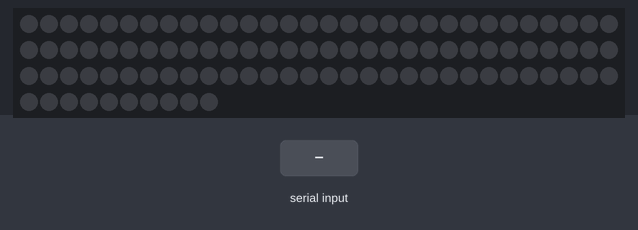
The sketch below on a simulated Arduino Uno, built with avr-gcc and run on an emulated ATmega328P. Parts: 100 RGB LEDs in strip order, left to right, continuing on the next row. Inputs (shaded band) come from the test bench. Dim RGB values are drawn brighter than linear.

Above: at 1.2 s.
1.3 s: byte 32 (0x20) received over Serial
At 1.53 s:
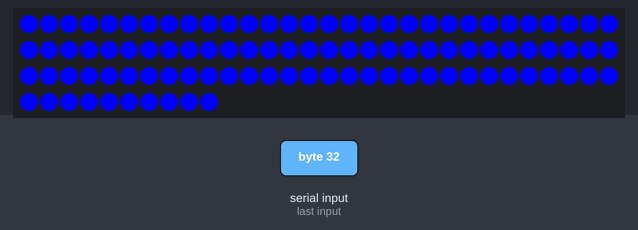
3.2 s: byte 20 (0x14) received over Serial
At 4.4 s:
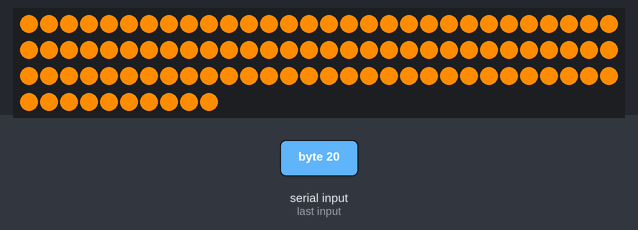
4.7 s: byte 21 (0x15) received over Serial
At 5.7 s:
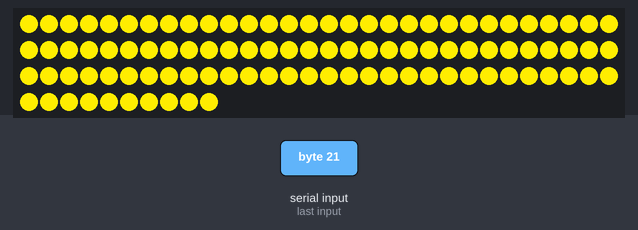
6.2 s: byte 22 (0x16) received over Serial
At 6.8 s:
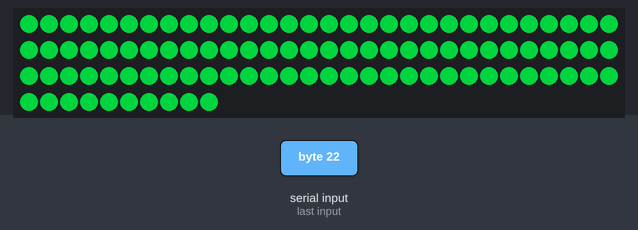
7.7 s: byte 24 (0x18) received over Serial
At 8.0 s:
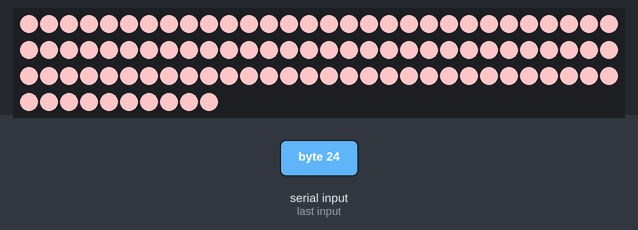
9.2 s: byte 25 (0x19) received over Serial
At 10.3 s:
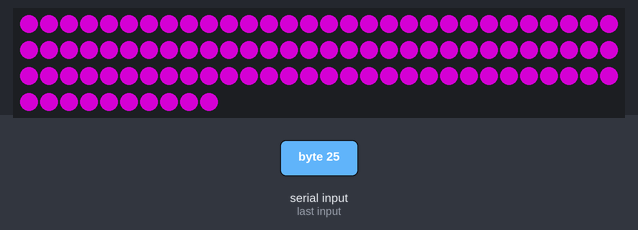
Timing chart, 0 to 11.7 s (numbered marks = the images above; inputs shaded):
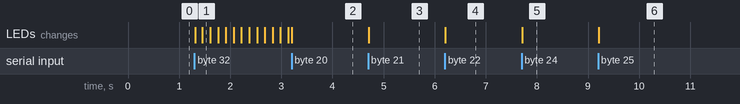

Measured:
- after the input at 1.3 s, the LEDs: first change at once (image 1 shows a later state)
- after the input at 3.2 s, the LEDs: change at once (image 2)
- after the input at 4.7 s, the LEDs: change at once (image 3)
- after the input at 6.2 s, the LEDs: change at once (image 4)
- after the input at 7.7 s, the LEDs: change at once (image 5)
- after the input at 9.2 s, the LEDs: change at once (image 6)

The sketch:

animationTest.ino
```cpp
#include <FastLED.h>

#define LED_PIN 7
#define NUM_LEDS 100

CRGB leds[NUM_LEDS];
byte value = -1;
int current_delay = -1;
int current_line = -1;
const unsigned long interval = 150; // 1 second interval in milliseconds
unsigned long previousMillis = 0;
bool toggleState = false; // Track which command is active


void _delayImpl(int delay, int line) {
  if (line == current_line) {

  }
}

#define DELAY_PLUS(delay) _delayImpl(delay, __LINE__)

void setup() {
  Serial.begin(9600);
  FastLED.addLeds<WS2812, LED_PIN, GRB>(leds, NUM_LEDS);

}

void loop() {

   unsigned long currentMillis = millis();

  if (Serial.available()) {
    //Read a byte from the input buffer
    value = Serial.read();
  }

  //If the byte is 0x12 (i.e. 18 in decimal)
  if (value == 0x12) {
    fill_solid(leds, NUM_LEDS, CRGB(0, 0, 0));
  }

  if (value == 0x13) {

    fill_solid(leds, NUM_LEDS, CRGB(255, 0, 0));
  }
  if (value == 0x14) {

    fill_solid(leds, NUM_LEDS, CRGB(255, 140, 0));
  }
  if (value == 0x15) {

    fill_solid(leds, NUM_LEDS, CRGB(255, 237, 0));
  }

  if (value == 0x16) {

    fill_solid(leds, NUM_LEDS, CRGB(0, 128, 38));
  }

  if (value == 0x17) {

    fill_solid(leds, NUM_LEDS, CRGB(0, 0, 255));
  }

  if (value == 0x18) {

    fill_solid(leds, NUM_LEDS, CRGB(255, 198, 200));
  }

  if (value == 0x19) {

    fill_solid(leds, NUM_LEDS, CRGB(128, 0, 128));
  }

  if (value == 0x20) {


  if (currentMillis - previousMillis >= interval) {
    previousMillis = currentMillis;
    toggleState = !toggleState;

    if (toggleState) {
      command1();
    } else {
      command2();
    }
  }

  }
  FastLED.show();
}


void command1() {
fill_solid(leds, NUM_LEDS, CRGB(255, 0, 0));
FastLED.show();
}

void command2() {
fill_solid(leds, NUM_LEDS, CRGB(0, 0, 255));
FastLED.show();
}
```
